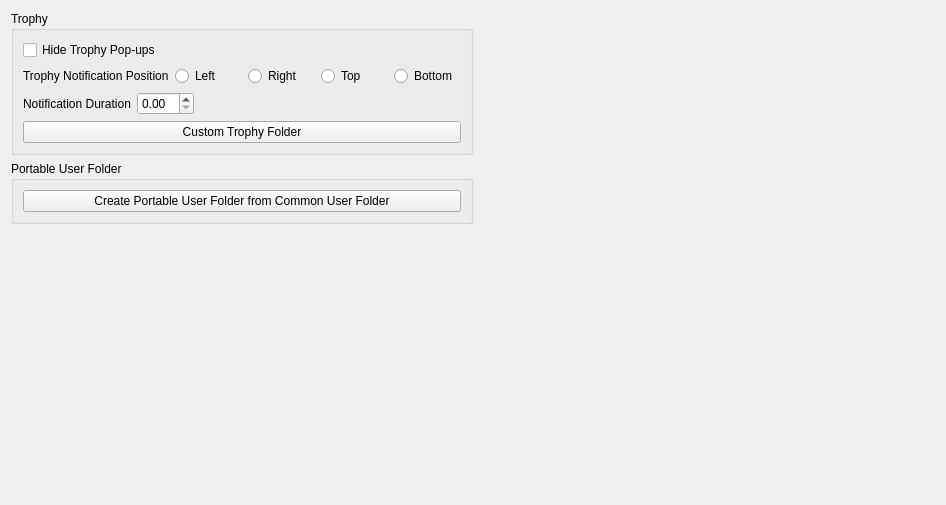
      <widget class="QWidget" name="userTabContents">
       <property name="geometry">
        <rect>
         <x>0</x>
         <y>0</y>
         <width>946</width>
         <height>505</height>
        </rect>
       </property>
       <layout class="QVBoxLayout" name="userTabVLayout" stretch="0,1">
        <item>
         <layout class="QVBoxLayout" name="vLayoutTrophy">
          <property name="spacing">
           <number>6</number>
          </property>
          <property name="leftMargin">
           <number>0</number>
          </property>
          <property name="bottomMargin">
           <number>50</number>
          </property>
          <item>
           <layout class="QHBoxLayout" name="hLayoutTrophy">
            <item>
             <widget class="QGroupBox" name="trophyGroupBox">
              <property name="sizePolicy">
               <sizepolicy hsizetype="Expanding" vsizetype="Preferred">
                <horstretch>0</horstretch>
                <verstretch>0</verstretch>
               </sizepolicy>
              </property>
              <property name="title">
               <string>Trophy</string>
              </property>
              <layout class="QVBoxLayout" name="userNameLayout_2">
               <item>
                <widget class="QCheckBox" name="disableTrophycheckBox">
                 <property name="text">
                  <string>Hide Trophy Pop-ups</string>
                 </property>
                </widget>
               </item>
               <item>
                <layout class="QHBoxLayout" name="horizontalLayout_SidePopUps">
                 <property name="bottomMargin">
                  <number>0</number>
                 </property>
                 <item>
                  <widget class="QLabel" name="label_SidePopUps">
                   <property name="sizePolicy">
                    <sizepolicy hsizetype="Maximum" vsizetype="Preferred">
                     <horstretch>0</horstretch>
                     <verstretch>0</verstretch>
                    </sizepolicy>
                   </property>
                   <property name="text">
                    <string>Trophy Notification Position</string>
                   </property>
                  </widget>
                 </item>
                 <item>
                  <widget class="QRadioButton" name="radioButton_Left">
                   <property name="text">
                    <string>Left</string>
                   </property>
                  </widget>
                 </item>
                 <item>
                  <widget class="QRadioButton" name="radioButton_Right">
                   <property name="text">
                    <string>Right</string>
                   </property>
                  </widget>
                 </item>
                 <item>
                  <widget class="QRadioButton" name="radioButton_Top">
                   <property name="text">
                    <string>Top</string>
                   </property>
                  </widget>
                 </item>
                 <item>
                  <widget class="QRadioButton" name="radioButton_Bottom">
                   <property name="text">
                    <string>Bottom</string>
                   </property>
                  </widget>
                 </item>
                </layout>
               </item>
               <item>
                <layout class="QHBoxLayout" name="horizontalLayout_PopUpsDuration">
                 <property name="bottomMargin">
                  <number>0</number>
                 </property>
                 <item>
                  <widget class="QLabel" name="label_PopUpDuration">
                   <property name="sizePolicy">
                    <sizepolicy hsizetype="Maximum" vsizetype="Preferred">
                     <horstretch>0</horstretch>
                     <verstretch>0</verstretch>
                    </sizepolicy>
                   </property>
                   <property name="text">
                    <string>Notification Duration</string>
                   </property>
                  </widget>
                 </item>
                 <item>
                  <widget class="QDoubleSpinBox" name="popUpDurationSpinBox"/>
                 </item>
                 <item>
                  <spacer name="horizontalSpacer_4">
                   <property name="orientation">
                    <enum>Qt::Orientation::Horizontal</enum>
                   </property>
                   <property name="sizeHint" stdset="0">
                    <size>
                     <width>40</width>
                     <height>20</height>
                    </size>
                   </property>
                  </spacer>
                 </item>
                </layout>
               </item>
               <item>
                <widget class="QPushButton" name="OpenCustomTrophyLocationButton">
                 <property name="text">
                  <string>Custom Trophy Folder</string>
                 </property>
                </widget>
               </item>
              </layout>
             </widget>
            </item>
            <item>
             <spacer name="horizontalSpacer_3">
              <property name="orientation">
               <enum>Qt::Orientation::Horizontal</enum>
              </property>
              <property name="sizeHint" stdset="0">
               <size>
                <width>40</width>
                <height>20</height>
               </size>
              </property>
             </spacer>
            </item>
           </layout>
          </item>
          <item>
           <layout class="QHBoxLayout" name="horizontalLayout_9">
            <item>
             <widget class="QGroupBox" name="PortableUserFolderGroupBox">
              <property name="title">
               <string>Portable User Folder</string>
              </property>
              <layout class="QVBoxLayout" name="verticalLayout_2">
               <item>
                <widget class="QPushButton" name="PortableUserButton">
                 <property name="sizePolicy">
                  <sizepolicy hsizetype="Expanding" vsizetype="Fixed">
                   <horstretch>0</horstretch>
                   <verstretch>0</verstretch>
                  </sizepolicy>
                 </property>
                 <property name="text">
                  <string>Create Portable User Folder from Common User Folder</string>
                 </property>
                </widget>
               </item>
              </layout>
             </widget>
            </item>
            <item>
             <spacer name="horizontalSpacer_5">
              <property name="orientation">
               <enum>Qt::Orientation::Horizontal</enum>
              </property>
              <property name="sizeHint" stdset="0">
               <size>
                <width>40</width>
                <height>20</height>
               </size>
              </property>
             </spacer>
            </item>
           </layout>
          </item>
          <item>
           <layout class="QHBoxLayout" name="horizontalLayout_5"/>
          </item>
         </layout>
        </item>
        <item>
         <spacer name="userTabSpacer">
          <property name="orientation">
           <enum>Qt::Orientation::Vertical</enum>
          </property>
          <property name="sizeType">
           <enum>QSizePolicy::Policy::MinimumExpanding</enum>
          </property>
          <property name="sizeHint" stdset="0">
           <size>
            <width>0</width>
            <height>0</height>
           </size>
          </property>
         </spacer>
        </item>
       </layout>
      </widget>
